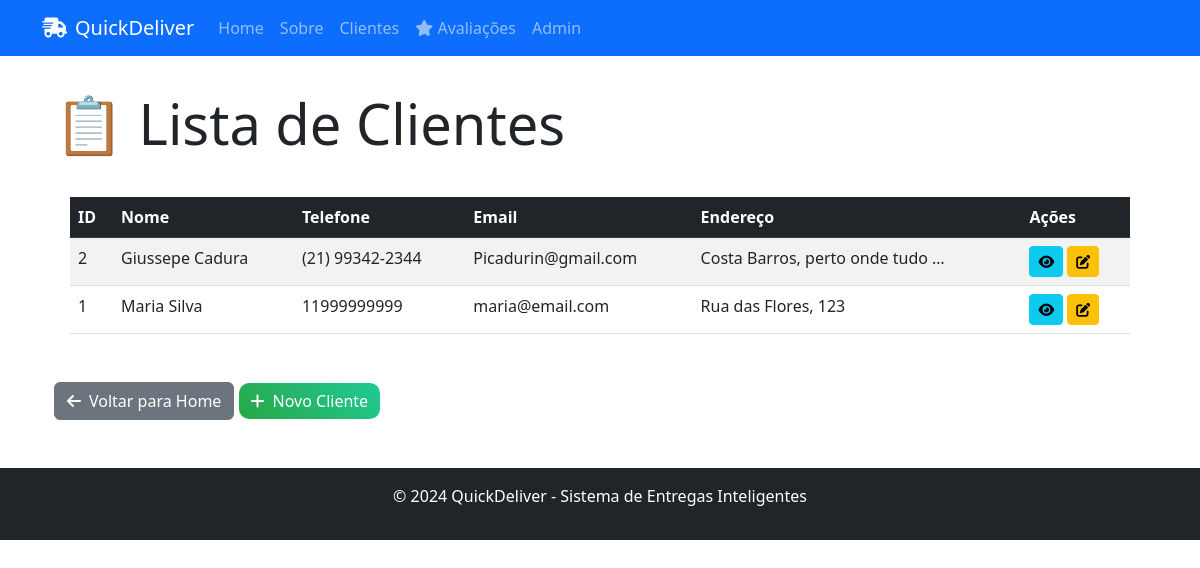
/clientes/, run on the app's committed database.
### deliveries/models.py (models this page shows, shortened)
class Cliente(models.Model):
    nome = models.CharField(max_length=100)
    telefone = models.CharField(max_length=20)
    email = models.EmailField(unique=True)
    endereco = models.TextField()
    created_at = models.DateTimeField(auto_now_add=True)
    updated_at = models.DateTimeField(auto_now=True)

### deliveries/views.py (the view)
# urls.py: path('clientes/', lista_clientes, name='lista_clientes'),
def lista_clientes(request):
    clientes = Cliente.objects.all().order_by('nome')
    return render(request, 'deliveries/lista_clientes.html', {'clientes': clientes})

### deliveries/templates/deliveries/lista_clientes.html (shortened to what this page needs)
{% extends 'deliveries/base.html' %}
{% block content %}
<div class="container">
    <h1 class="display-4 mb-4">📋 Lista de Clientes</h1>
    <div class="card">
        <div class="card-body">
            {% if clientes %}
            <div class="table-responsive">
                <table class="table table-striped">
                    <thead class="table-dark">
                        <tr>
                            <th>ID</th>
                            <th>Nome</th>
                            <th>Telefone</th>
                            <th>Email</th>
                            <th>Endereço</th>
                            <th>Ações</th>
                        </tr>
                    </thead>
                    <tbody>
                        {% for cliente in clientes %}
                        <tr>
                            <td>{{ cliente.id }}</td>
                            <td>{{ cliente.nome }}</td>
                            <td>{{ cliente.telefone }}</td>
                            <td>{{ cliente.email }}</td>
                            <td>{{ cliente.endereco|truncatewords:5 }}</td>
                            <td>
                                <a href="#" class="btn btn-sm btn-info">
                                    <i class="fas fa-eye"></i>
                                </a>
                                <a href="#" class="btn btn-sm btn-warning">
                                    <i class="fas fa-edit"></i>
                                </a>
                            </td>
                        </tr>
                        {% endfor %}
                    </tbody>
                </table>
            </div>
            {% endif %}
        </div>
    </div>
    <div class="mt-3">
        <a href="{% url 'home' %}" class="btn btn-secondary">
            <i class="fas fa-arrow-left me-2"></i>Voltar para Home
        </a>
        <a href="{% url 'admin:deliveries_cliente_add' %}" class="btn btn-success">
            <i class="fas fa-plus me-2"></i>Novo Cliente
        </a>
    </div>
</div>
{% endblock %}

### deliveries/templates/deliveries/base.html (style rules this page uses)
.card { transition: transform 0.2s ease-in-out; border: none; border-radius: 15px; }
.btn-success { background: linear-gradient(45deg, #28a745, #20c997); border: none; border-radius: 10px; }

### data on the page
Cliente: id "2", nome "Giussepe Cadura", telefone "(21) 99342-2344", email "Picadurin@gmail.com", endereco "Costa Barros, perto onde tudo …"
Cliente: id "1", nome "Maria Silva", telefone "11999999999", email "maria@email.com", endereco "Rua das Flores, 123"
